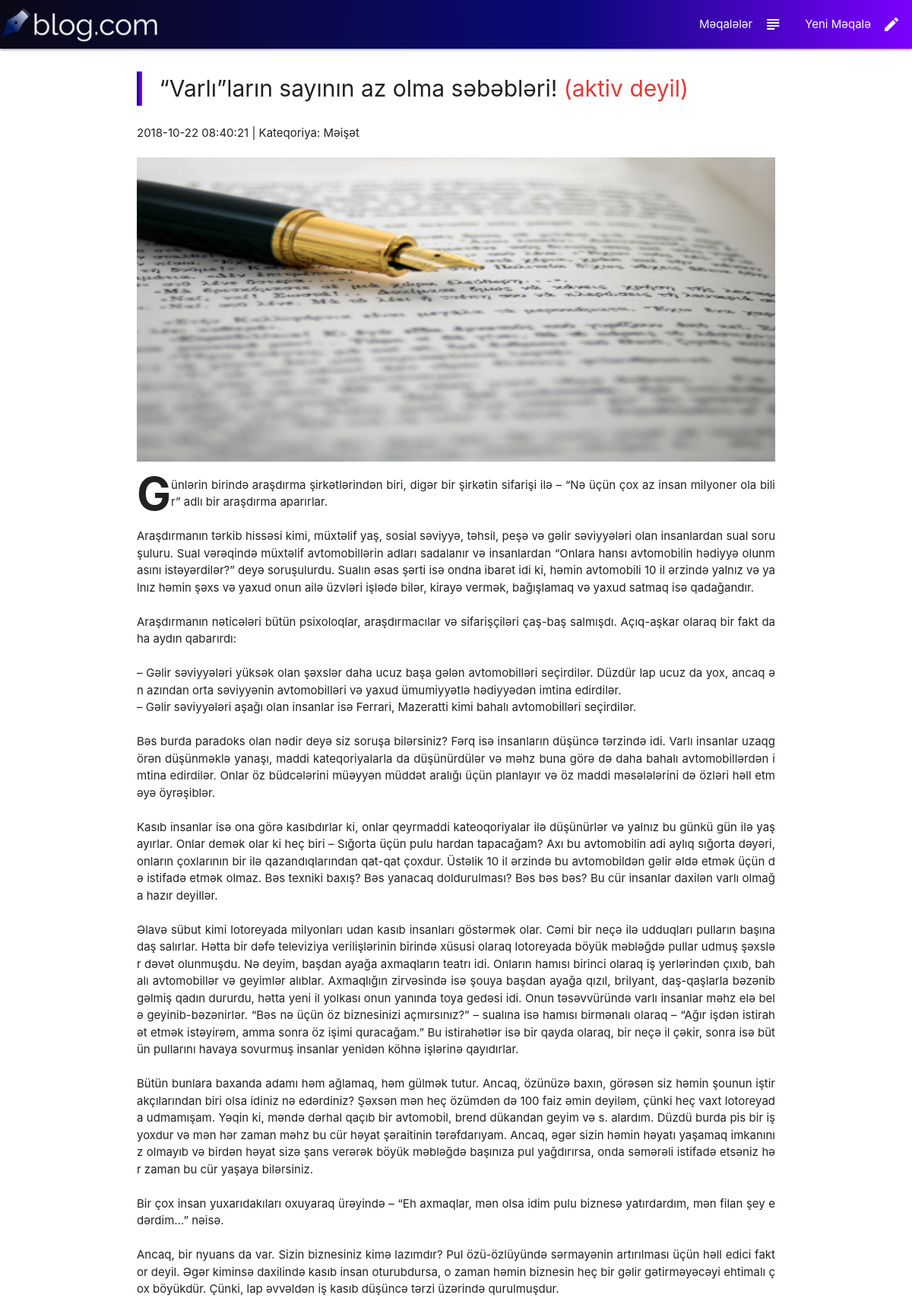
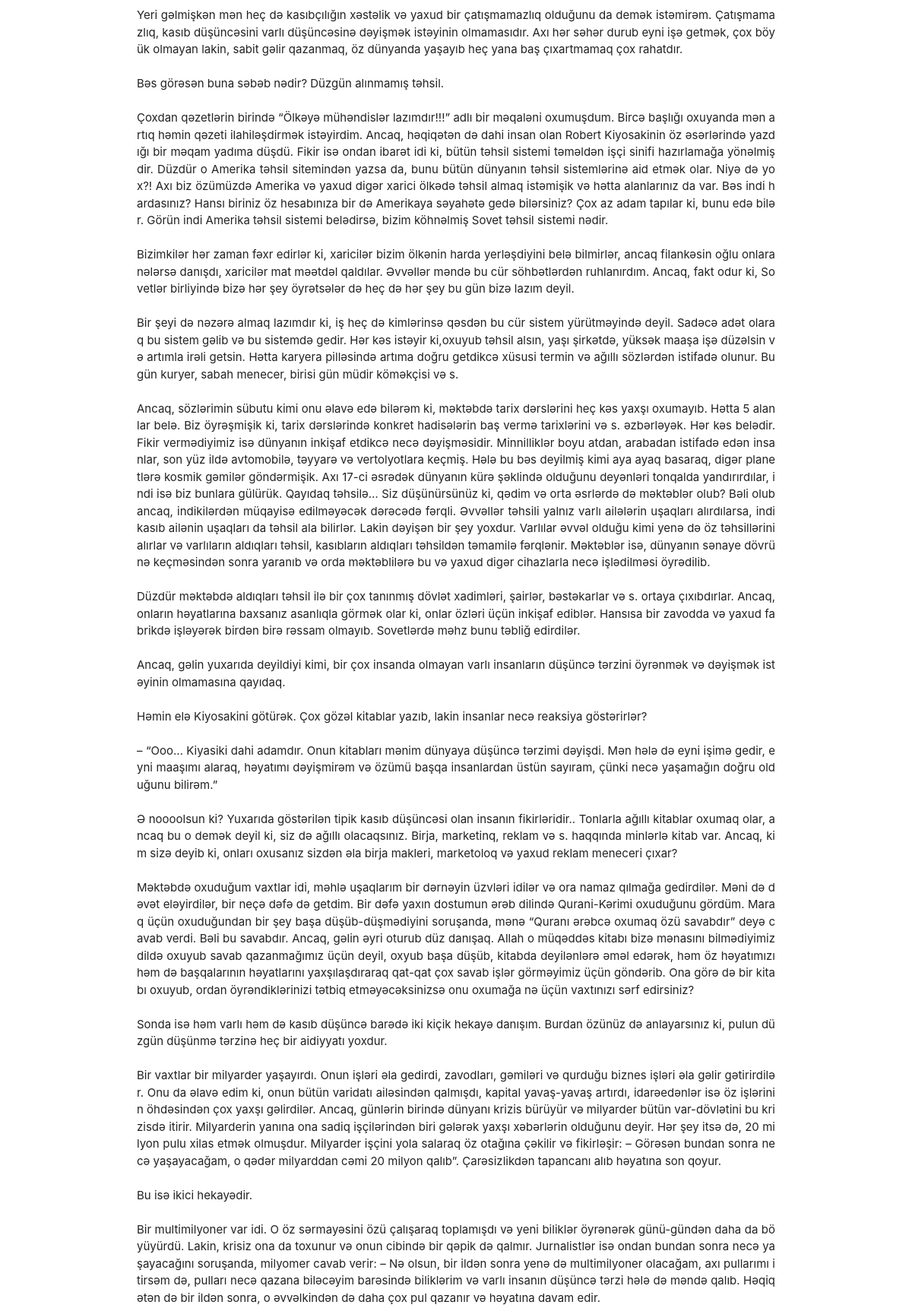
Page /?url=meqale&id=3 (upper part) on the committed database (2 pictures, top to bottom).
### tables this page shows
CREATE TABLE `article` (
  `ID` int(11) NOT NULL,
  `writer_name` varchar(35) NOT NULL,
  `writer_sname` varchar(35) NOT NULL,
  `art_title` varchar(160) NOT NULL,
  `art_pic` varchar(100) NOT NULL DEFAULT 'img/a.jpg',
  `art_text` text NOT NULL,
  `art_cat` varchar(50) NOT NULL DEFAULT 'Digər',
  `upload_time` timestamp NOT NULL DEFAULT CURRENT_TIMESTAMP ON UPDATE CURRENT_TIMESTAMP,
  `is_public` int(11) NOT NULL DEFAULT '0'
);

### controller/blog.php (called while the page is built, shortened)
<?php
function tekBlog()
{
	$id = intval($_GET["id"]);
	$blog = tekBlogCek($id);
	specialPage("tekBlog.php","Meqale",$blog);
}
 ?>

### controller/controller.php (called while the page is built, shortened)
<?php
function controller($srcFile,$controller="anasehife")
{
	$controller();
}
?>

### model/blog.php (called while the page is built, shortened)
<?php
function tekBlogCek($id)
{
	global $db;
	$row = $db->query("select * from article where ID=".$id."");
	$blog = $row->fetch_assoc();
	return $blog;
}
?>

### view/special/tekBlog.php (the view, shortened to what this page needs)
<?php
if ($value['is_public'] == 0) {
	$status  = " (aktiv deyil)";
}
else{
	$status = NULL;
}
?>
<div class="container">
	<div class="row">
		<blockquote class="headerBlq"><?php echo $value['art_title'].'<span class="red-text text-darken-1">'.$status.'</span>'; ?></blockquote>
		<span><?php echo $value['upload_time'] ; ?>   |  Kateqoriya: <span class="red-text"></span><?php echo $value['art_cat']; ?></span>
	</div>
	<div class="row">
		<div class="col s12 artPic" style="background: url(img/<?php echo $value['art_pic'];?>)">
		</div>
	</div>
	<div class="row artDiv">
		<p class="artText" ><?php echo nl2br($value['art_text']); ?></p>
	</div>
</div>

### css/style.css (style rules this page uses)
.headerBlq { font-size: 30px; border-left-width: 7px; margin-top: 30px; margin-bottom: 25px; border-left-style: solid; -webkit-border-image: -webkit-gradient(linear, 90% 0, 0 0, from(rgba(124,0,255,1)), to(rgba(9,9,121,1))) 1 100%; }

### view/special/css/tekBlog.css (style rules this page uses)
.artPic { height: 400px; background-repeat: no-repeat !important; background-position: center !important; background-size:100% 100%, cover !important; }
.artText:first-letter { float:left; font-weight: bold; font-size: 4rem !important; line-height: 3rem !important; height:4rem !important; text-transform: uppercase !important; }
.artDiv { word-break: break-all; text-align: justify; }

### rows in the picture
article: art_title "“Varlı”ların sayının az olma səbəbləri!", is_public "(aktiv deyil)", upload_time "2018-10-22 08:40:21", art_cat "Məişət", art_pic (picture), art_text "Günlərin birində araşdırma şirkətlərindən biri, digər bir şirkətin sifarişi ilə – “Nə üçün çox az insan milyoner ola bilir” adlı bir araşdırma aparırlar. Araşdırmanın tərkib hissəsi kimi, müxtəlif yaş, sosial səviyyə, təhsil, peşə və gəlir səviyyələri olan insanlardan sual soruşuluru. Sual vərəqində müxtəlif avtomobillərin adları sadalanır və insanlardan “Onlara hansı avtomobilin hədiyyə olunmasını istəyərdilər?” deyə soruşulurdu. Sualın əsas şərti isə ondna ibarət idi ki, həmin avtomobili 10 il ərzində yalnız və yalnız həmin şəxs və yaxud onun ailə üzvləri işlədə bilər, kirayə vermək, bağışlamaq və yaxud satmaq isə qadağandır. Araşdırmanın nəticələri bütün psixoloqlar, araşdırmacılar və…"
